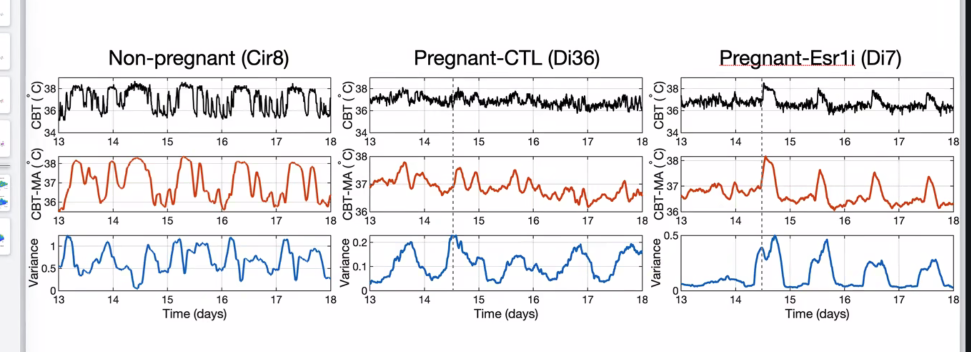
#> input picture one hour estradiol/mousy temp.png, 1942 x 703 px, found by its file name (shown at 1/2 size)
$ python digitize4.py
#> lines starting #> are read from the running program, lines starting #| are printed output that depends on the picture; after the words box and inside, x2 and y2 are one past the last pixel; in counts of white or black regions, pixels touching at a corner belong together
"""
Robustness check on the fold: remove sub-circadian drift before folding.

The pregnant animal drifts down ~0.4 C across days 13-18, and there is an
unexplained dashed event marker at ~day 14.5 in panels 2 and 3. Folding across
a trend suppresses the apparent circadian amplitude, so redo it after
subtracting a centred 24 h moving average (which removes everything slower
than the circadian band and nothing at 24 h).
"""
import numpy as np
from PIL import Image
import matplotlib
matplotlib.use('Agg')
import matplotlib.pyplot as plt

SRC = r"C:\Users\holly\source\garfinkel-xiong-menstrual-cycle\one hour estradiol\mousy temp.png"
img = np.asarray(Image.open(SRC).convert('RGB')).astype(float)
Rc, Gc, Bc = img[..., 0], img[..., 1], img[..., 2]
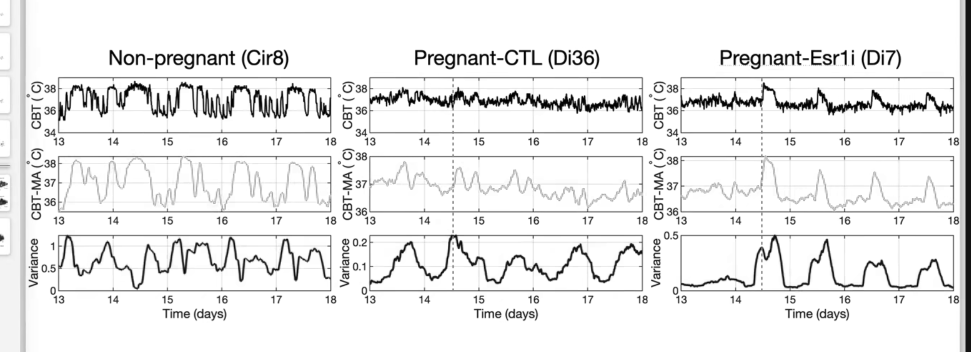
#> Rc: shape (703, 1942) float64 (shown at 1/2 size); min 0, max 255, mean 236.1
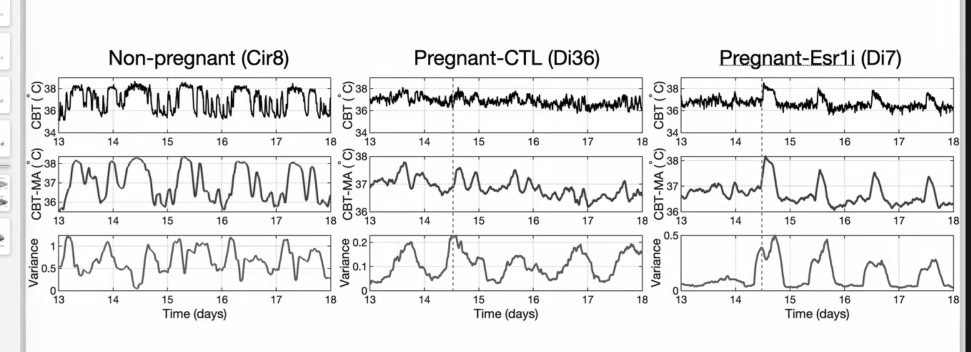
#> Gc: shape (703, 1942) float64 (shown at 1/2 size); min 0, max 255, mean 234.3
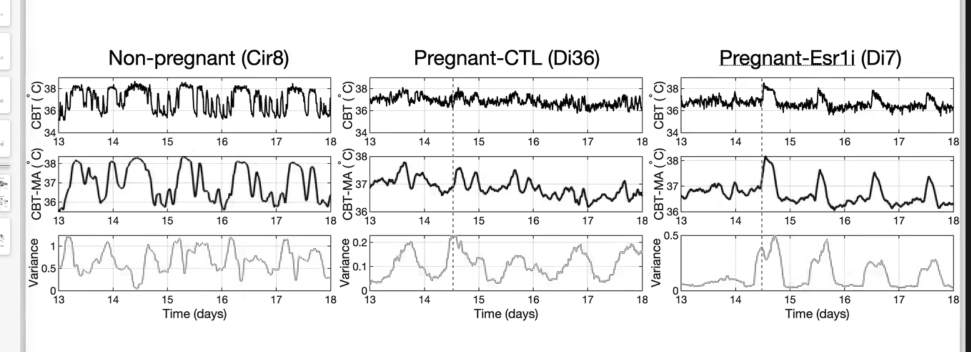
#> Bc: shape (703, 1942) float64 (shown at 1/2 size); min 0, max 255, mean 235.8
red = (Rc > 110) & (Rc - Gc > 45) & (Rc - Bc > 45)
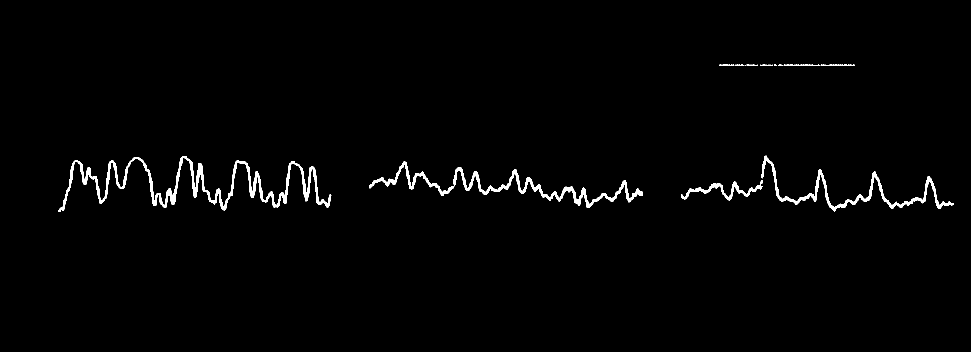
#> red: shape (703, 1942) bool (shown at 1/2 size); 1.5% white; 25 white regions (11 under 20 px), largest, box (x1, y1, x2, y2) and area: (116, 312, 663, 424) 8419, (739, 323, 1286, 415) 5516, (1522, 311, 1908, 423) 3965
red[:250, :] = False
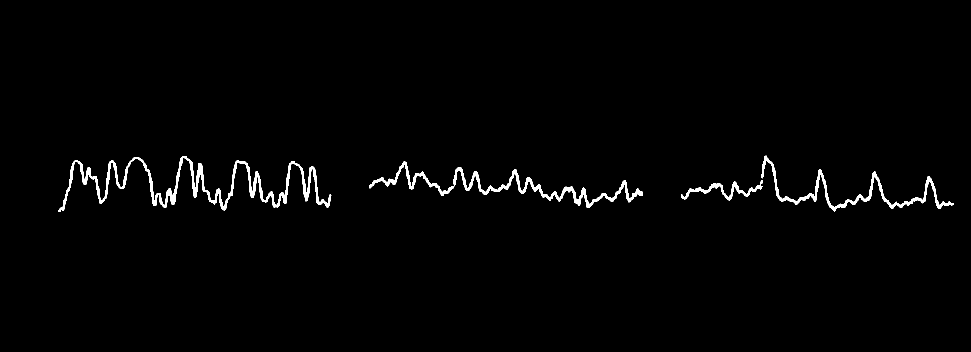
#> red: shape (703, 1942) bool (shown at 1/2 size); 1.4% white; 4 white regions, box (x1, y1, x2, y2) and area: (116, 312, 663, 424) 8419, (739, 323, 1286, 415) 5516, (1522, 311, 1908, 423) 3965, (1362, 360, 1525, 401) 1321

LABELS = ['non-preg', 'pregnant', 'Esr1i']
XSPAN = [(116, 662), (739, 1285), (1362, 1907)]
YANCH = [[(326.5, 38.0), (365.5, 37.0), (403.5, 36.0)],
         [(312.5, 38.0), (367.5, 37.0), (423.0, 36.0)],
         [(320.5, 38.0), (372.0, 37.0), (423.0, 36.0)]]

NB = 48
GRID = np.arange(13.0, 18.0, 1.0 / (24 * 4))       # 15-min common grid

def extract(i):
    x0, x1 = XSPAN[i]
    rows, temps = zip(*YANCH[i])
    m, c = np.polyfit(rows, temps, 1)
    xs, ys = [], []
    for x in range(x0, x1 + 1):
        col = np.nonzero(red[:, x])[0]
        if col.size:
            xs.append(x); ys.append(col.mean())
    xs = np.array(xs, float)
    T = m * np.array(ys) + c
    days = 13.0 + 5.0 * (xs - x0) / (x1 - x0)
    return np.interp(GRID, days, T)

def fold(T, hrs_of):
    idx = np.clip((hrs_of / 24.0 * NB).astype(int), 0, NB - 1)
    mean = np.array([T[idx == k].mean() for k in range(NB)])
    sd = np.array([T[idx == k].std() for k in range(NB)])
    return mean, sd

hrs_of = (GRID % 1.0) * 24.0
win = 24 * 4                                        # 24 h in samples

out_raw, out_det = {}, {}
fig, axes = plt.subplots(2, 3, figsize=(15, 6), sharex='row')
print(f"{'cond':10s}{'raw amp':>9s}{'detr amp':>10s}{'ratio raw':>11s}"
      f"{'ratio detr':>12s}{'peak hr':>9s}{'flatness':>10s}")
for i, lab in enumerate(LABELS):
    T = extract(i)
    base = np.convolve(T, np.ones(win) / win, mode='same')
    edge = win // 2
    Td = T.copy()
    Td[edge:-edge] = (T - base + T.mean())[edge:-edge]
    Td = Td[edge:-edge]; hd = hrs_of[edge:-edge]

    m_raw, s_raw = fold(T, hrs_of)
    m_det, s_det = fold(Td, hd)
    out_raw[lab] = (np.arange(NB) * 24 / NB + 0.25, m_raw, s_raw)
    out_det[lab] = (np.arange(NB) * 24 / NB + 0.25, m_det, s_det)

    a_raw = m_raw.max() - m_raw.min()
    a_det = m_det.max() - m_det.min()
    flat = np.mean(np.abs(m_det - m_det.mean())) / (a_det / 2)
    if i == 0:
        A0r, A0d = a_raw, a_det
    print(f"{lab:10s}{a_raw:9.2f}{a_det:10.2f}{a_raw/A0r:11.2f}{a_det/A0d:12.2f}"
          f"{(np.arange(NB)*24/NB)[m_det.argmax()]:9.1f}{flat:10.2f}")

    axes[0, i].plot(GRID, T, lw=0.9, color='C3'); axes[0, i].plot(GRID, base, lw=1.5, color='k')
    axes[0, i].set_title(f"{lab}: trace + 24h baseline"); axes[0, i].grid(alpha=0.3)
    axes[1, i].plot(out_raw[lab][0], m_raw, label='raw fold')
    axes[1, i].plot(out_det[lab][0], m_det, label='detrended fold')
    axes[1, i].fill_between(out_det[lab][0], m_det-s_det, m_det+s_det, alpha=0.2)
    axes[1, i].set_title(f"{lab}: 24 h fold"); axes[1, i].grid(alpha=0.3)
    axes[1, i].set_xlabel("hour of day"); axes[1, i].legend(fontsize=7)

print("\n(sinusoid flatness = 0.64, square wave = 1.00, spiky < 0.5)")
plt.tight_layout(); plt.savefig("fig_detrended.png", dpi=130)
#> after `plt.tight_layout()`:
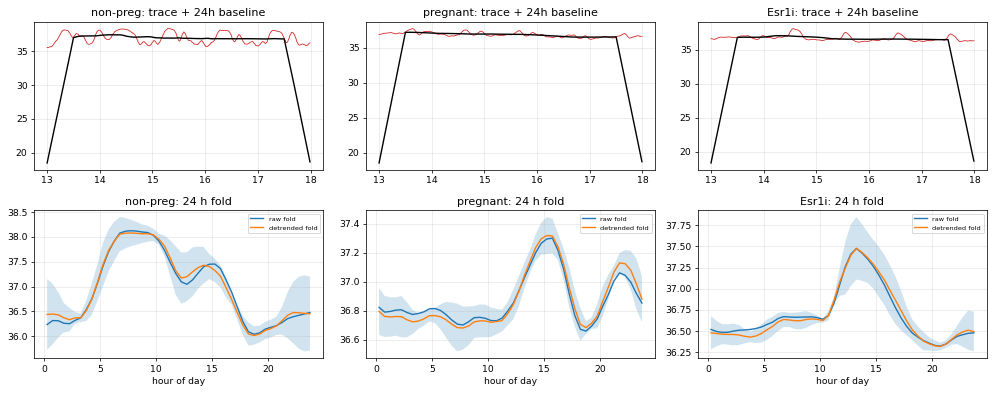
#> figure drawn by matplotlib, 6 panels; panel 1: curve peaks at x = 15.29, y = 38.34; panel 1: curve peaks at x = 14.19, y = 37.43; panel 2: curve peaks at x = 13.64, y = 37.75; panel 2: curve peaks at x = 13.58, y = 37.23
np.save('fold_detr.npy', np.array(out_det, dtype=object), allow_pickle=True)
print("wrote fig_detrended.png, fold_detr.npy")

$ run again, with one hour estradiol/fig_day_overlay.png copied over one hour estradiol/mousy temp.png
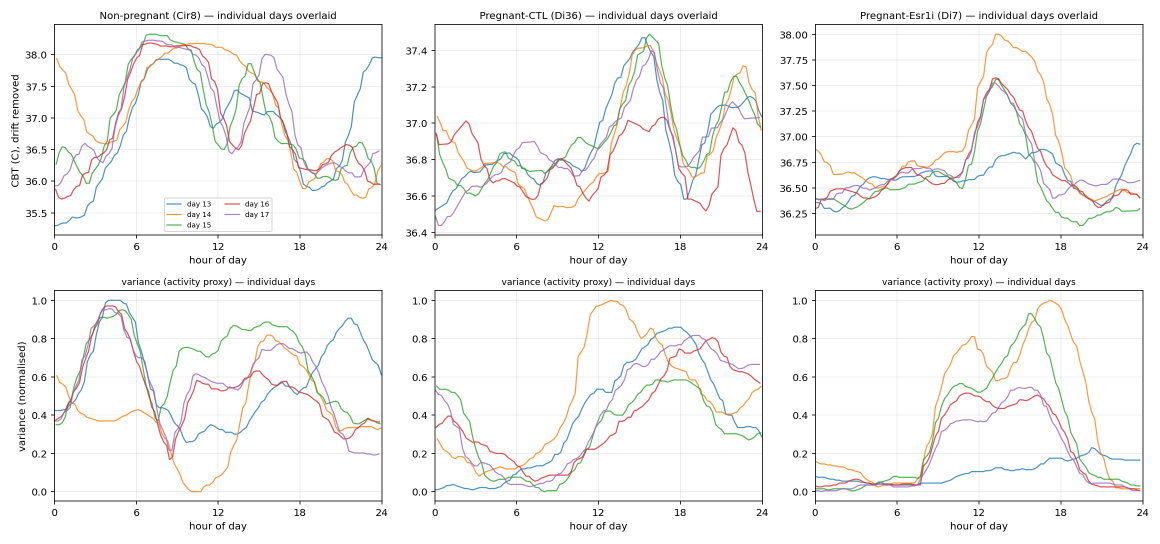
#> input picture one hour estradiol/fig_day_overlay.png, 2320 x 1087 px, found by its file name (shown at 1/2 size)
#> `red = (Rc > 110) & (Rc - Gc > 45) & (Rc - Bc > 45)`:
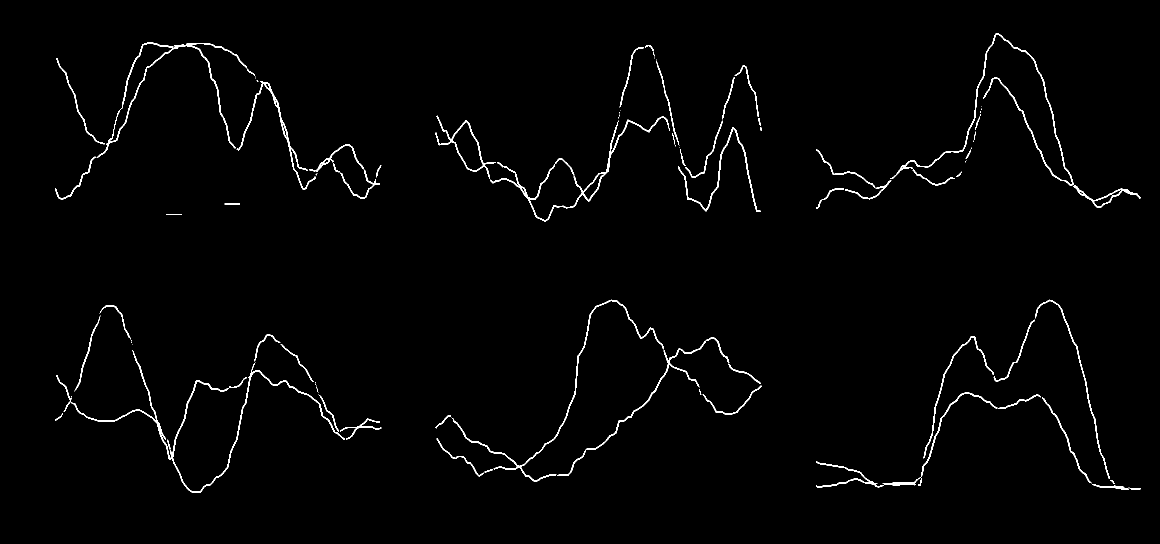
#> red: shape (1087, 2320) bool (shown at 1/2 size); 1.4% white in thin lines or dots, all inside (x1, y1, x2, y2) = (110, 67, 2281, 985)
#> `red[:250, :] = False`:
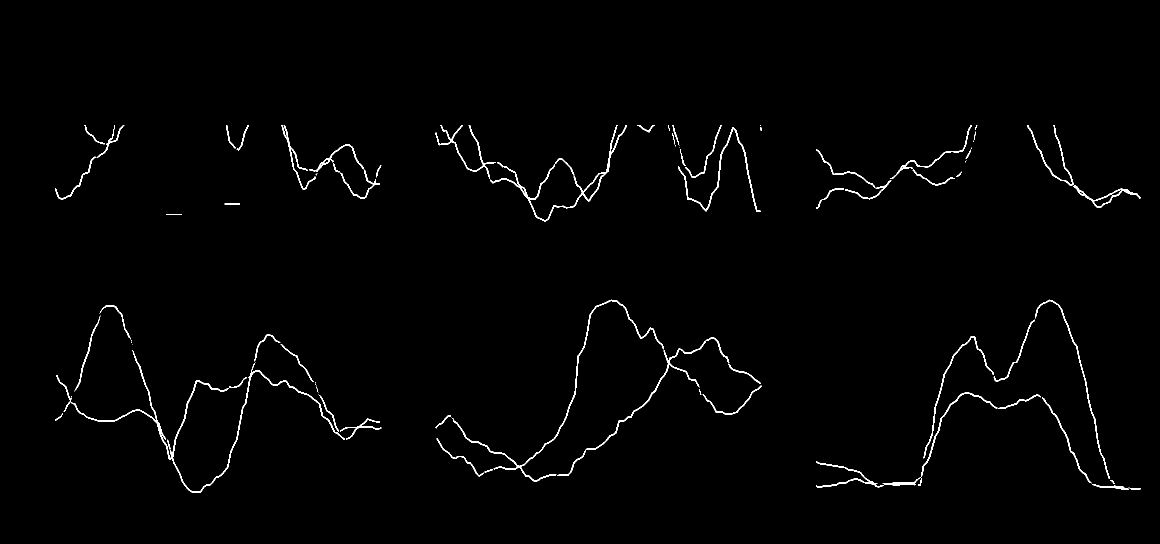
#> red: shape (1087, 2320) bool (shown at 1/2 size); 1.1% white in thin lines or dots, all inside (x1, y1, x2, y2) = (110, 250, 2281, 985)
